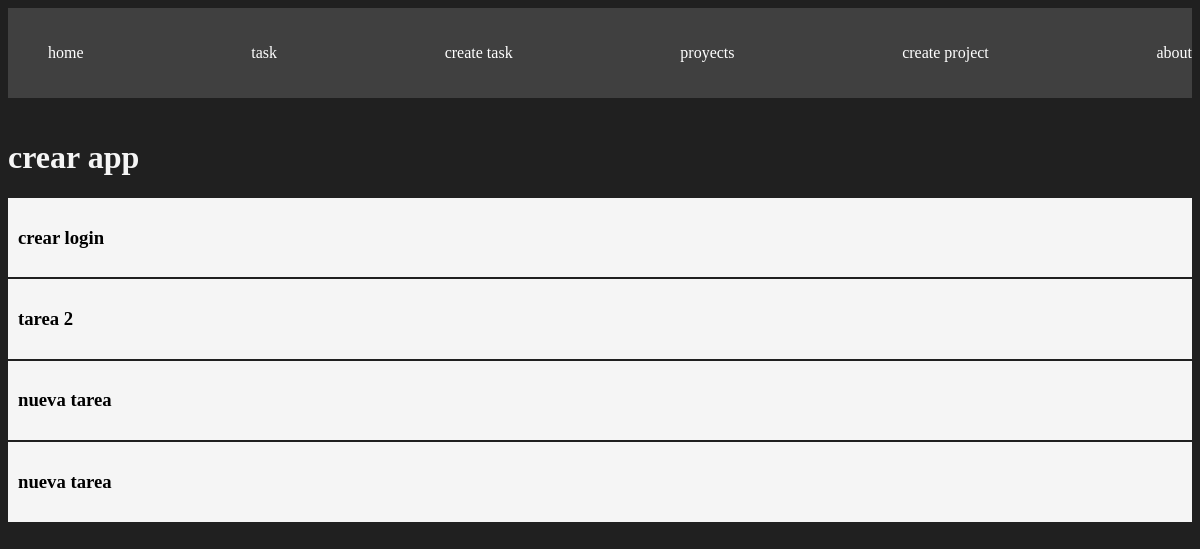
The app's page /projects/2 with its own data.
### myapp/models.py (models this page shows, shortened)
class Project(models.Model):
    name=models.CharField(max_length=200)
    def __str__(self):
        return self.name

class Task(models.Model):
    title=models.CharField(max_length=200)
    description=models.TextField()
    project= models.ForeignKey(Project, on_delete=models.CASCADE)
    done=models.BooleanField(default=False)

### myapp/views.py (the view)
# urls.py: path('projects/<int:id>', views.project_detail, name="detail_project"),
def project_detail(request, id):
    project=get_object_or_404(Project, id=id)
    tasks=Task.objects.filter(project_id=id)
    return render(request, 'projects/detail.html',{
    'project':project,
    'tasks':tasks
    }
    )

### myapp/templates/projects/detail.html
{% extends 'layouts/base.html' %}
{% block content %}
<h1>{{project}}</h1>
{% for task in tasks %}
<div class="card">
    <h3>{{task.title}}</h3>
</div>
{% endfor %}
{% endblock %}

### myapp/static/css/main.css (style rules this page uses)
body { background: #202020; color: whitesmoke; }
.card { background: whitesmoke; padding: 10px; margin-bottom: 2px; color: black; }

### records on screen
Project: name "crear app"
Task: title "crear login"
Task: title "tarea 2"
Task: title "nueva tarea"
Task: title "nueva tarea"
